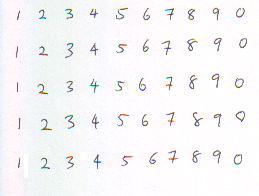
%> input picture 字符识别GUI/sample.bmp, 259 x 196 px
$ octave --eval "result = edu_imgpreprocess(imread('sample.bmp'));"   (GNU Octave 9; MATLAB toolbox functions it lacks are replaced by stand-ins)
%> lines starting %> are read from the running program, lines starting %| are printed output that depends on the picture; in (x1, y1, x2, y2) boxes, pixels count from 0 and x2, y2 are one past the last pixel; in counts of white or black regions, pixels touching at a corner belong together; the program's own positions count from 1
function img = edu_imgpreprocess(I)

Igray = rgb2gray(I);
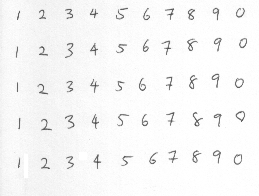
%> Igray: size 196x259 uint8; min 73, max 255, mean 246.5

Ibw = im2bw(Igray,graythresh(Igray));
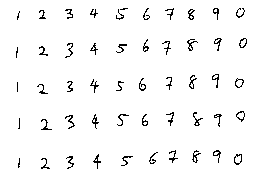
%> Ibw: size 196x259 logical; 97% white; black in thin lines or dots, all inside (x1, y1, x2, y2) = (16, 8, 247, 169)

Iedge = edge(uint8(Ibw));
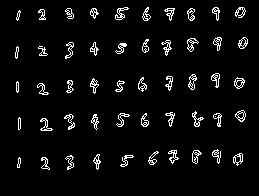
%> Iedge: size 196x259 logical; 4.7% white in thin lines or dots, all inside (x1, y1, x2, y2) = (15, 7, 248, 170)

se = strel('square',3);

Iedge2 = imdilate(Iedge, se);
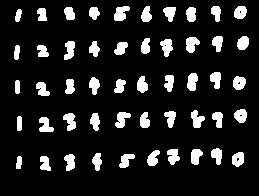
%> Iedge2: size 196x259 logical; 12.4% white; 50 white regions, largest, box (x1, y1, x2, y2) and area: (114, 6, 130, 21) 164, (186, 37, 200, 53) 157, (115, 112, 131, 128) 154

Ifill= imfill(Iedge2,'holes');
%> Ifill: size 196x259 logical; 12.4% white; 50 white regions

[Ilabel num] = bwlabel(Ifill);
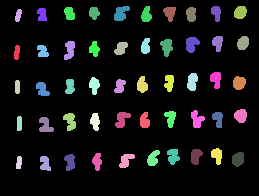
%> Ilabel: size 196x259 double; 51 distinct labels, from 0 to 50; one colour per label, 0 black
%> num = 50

Iprops = regionprops(Ilabel);
%> Iprops = 50 regions; largest, box (x1, y1, x2, y2), Area and Centroid: (114, 6, 130, 21) 164 [121.6 13.9], (186, 37, 200, 53) 157 [192.3 44.7], (115, 112, 131, 128) 155 [122.5 119.9], (63, 113, 76, 131) 152 [70.8 121.8], (160, 39, 173, 57) 152 [167.4 47.4]

Ibox = [Iprops.BoundingBox];
%> Ibox = 200 values, max 237.5 at index 197, min 5 at index 11, mean 57.89
Ibox = reshape(Ibox,[4 50]);
%> Ibox = 50 columns, first 8: [14.5 15.5 15.5 16.5 17.5 36.5 37.5 37.5; 45.5 9.5 80.5 156.5 116.5 82.5 8.5 45.5; 6 7 5 6 5 14 10 12; 15 13 14 13 15 14 13 12]

Ic = [Iprops.Centroid];
%> Ic = 100 values, max 243.6 at index 99, min 12.98 at index 96, mean 108.9
Ic = reshape(Ic,[2 50]);
%> Ic = 50 columns, first 8: [17.47 18.92 18 19.6 19.97 42.94 42.65 43.2; 52.99 15.97 87.5 163.2 124.1 89.86 15.15 51.86]
Ic = Ic';
%> Ic = 50 rows, first 12: [17.47 52.99; 18.92 15.97; 18 87.5; 19.6 163.2; 19.97 124.1; 42.94 89.86; 42.65 15.15; 43.2 51.86; 46.02 125.9; 45.68 164.2; 70.75 121.8; 70.12 14.1]
Ic(:,3) = (mean(Ic.^2,2)).^(1/2);
Ic(:,4) = 1:50;

% Extra lines compare to example2 to extract all the components into an
% cell array
Ic2 = sortrows(Ic,2);
%> Ic2 = 50 rows, first 8: [240.9 12.98 170.6 48; 216.9 13.39 153.7 42; 94.64 13.51 67.6 16; 170.4 13.54 120.9 32; 121.6 13.91 86.55 21; 70.12 14.1 50.58 12; 191.8 14.88 136 36; 42.65 15.15 32 7]

for cnt = 1:5
    Ic2((cnt-1)*10+1:cnt*10,:) = sortrows(Ic2((cnt-1)*10+1:cnt*10,:),4);
end
%> after the loop, Ic2 = 50 rows, first 8: [18.92 15.97 17.51 2; 42.65 15.15 32 7; 70.12 14.1 50.58 12; 94.64 13.51 67.6 16; 121.6 13.91 86.55 21; 147 15.35 104.5 28; 170.4 13.54 120.9 32; 191.8 14.88 136 36]

Ic3 = Ic2(:,1:2);
%> Ic3 = 50 rows, first 12: [18.92 15.97; 42.65 15.15; 70.12 14.1; 94.64 13.51; 121.6 13.91; 147 15.35; 170.4 13.54; 191.8 14.88; 216.9 13.39; 240.9 12.98; 17.47 52.99; 43.2 51.86]
ind = Ic2(:,4);
%> ind = 50 values, max 50 at index 20, min 1 at index 11, mean 25.5

for cnt = 1:50
    img{cnt} = imcrop(Ibw,Ibox(:,ind(cnt)));
end
%> after the loop, img = 50 items
